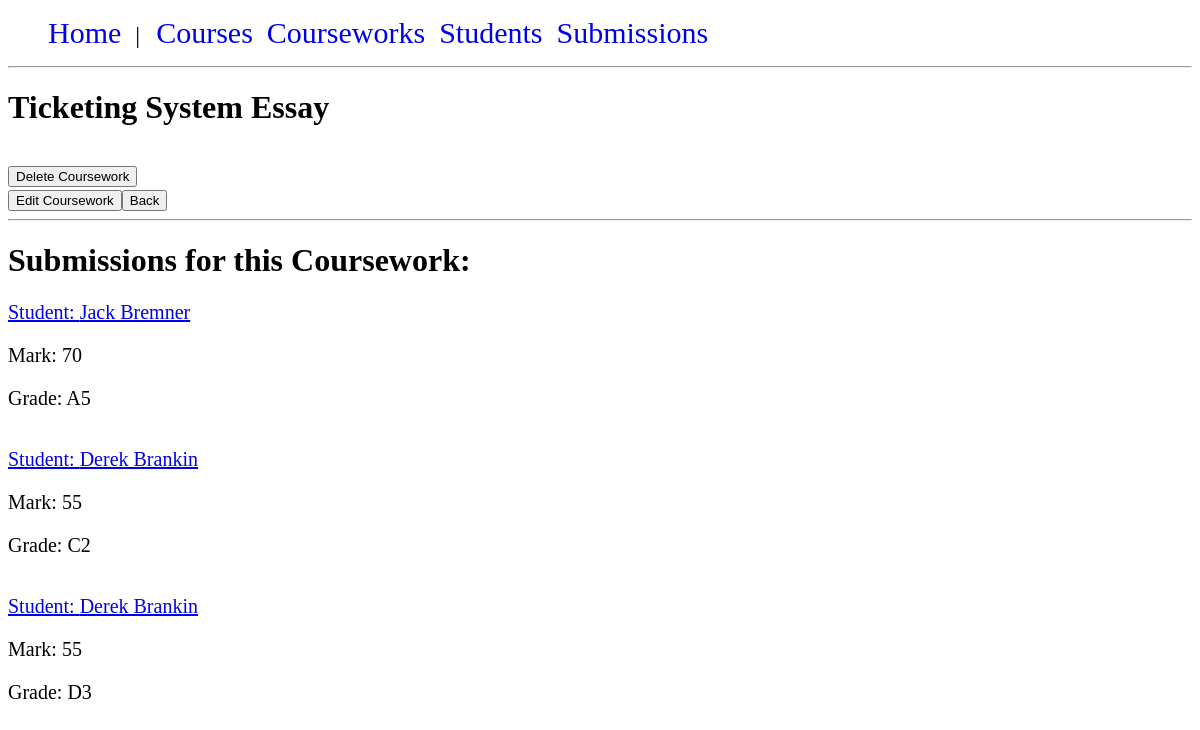
Page /courseworks/coursework_details.php?id=2 on the committed database.
### tables this page shows
CREATE TABLE "courseworks" (
	"coursework_id"	INTEGER NOT NULL PRIMARY KEY AUTOINCREMENT UNIQUE,
	"name"	TEXT(50) NOT NULL,
	"course_id"	INTEGER NOT NULL,
	"deadline"	DATE NOT NULL,
	"credit_weight"	INTEGER NOT NULL,
	"feedback_due_date"	DATE NOT NULL,
	FOREIGN KEY("course_id") REFERENCES "courses"("course_id")
);

CREATE TABLE "submissions" (
	"submission_id"	INTEGER NOT NULL PRIMARY KEY AUTOINCREMENT UNIQUE,
	"coursework_id"	INTEGER NOT NULL,
	"student_id"	INTEGER NOT NULL,
	"mark"	INTEGER(100),
	"hand_in_date"	DATE NOT NULL,
	"second_submission"	BOOLEAN NOT NULL DEFAULT 0,
	"grade_id"	INTEGER NOT NULL,
	FOREIGN KEY("coursework_id") REFERENCES "courseworks"("coursework_id"),
	FOREIGN KEY("student_id") REFERENCES "students"("student_id")
);

CREATE TABLE "students" (
	"student_id"	INTEGER NOT NULL UNIQUE,
	"name"	TEXT(50) NOT NULL,
	PRIMARY KEY("student_id")
);

CREATE TABLE "grades" (
	"grade_id"	INTEGER NOT NULL PRIMARY KEY AUTOINCREMENT,
	"grade"	TEXT(3) NOT NULL UNIQUE
);

### courseworks/coursework_functions.php (called while the page is built, shortened)
<?php
if (php_sapi_name() == "cli") {
    require_once getcwd() . '../database/dbconnection.php';
    require_once getcwd() . '../grades/grade_functions.php';
} else {
    require_once $_SERVER['DOCUMENT_ROOT'] . '/database/dbconnection.php';
}
function getCourseworkById($coursework_id)
{
    $query = "SELECT *, c.name as course_name, cworks.name as coursework_name FROM courseworks cworks
              JOIN courses c on cworks.course_id = c.course_id
              WHERE coursework_id=?";
    $coursework = DB::run($query, [$coursework_id])->fetch(PDO::FETCH_ASSOC);
    return $coursework;
}
function getSubmissionsByCourseworkId($coursework_id)
{
    $query = "SELECT submission_id, hand_in_date, name as student_name, mark, grade FROM submissions sub
              JOIN students stu ON sub.student_id = stu.student_id
              JOIN grades g ON sub.grade_id = g.grade_id
              WHERE coursework_id = ?";
    $submissions = DB::run($query, [$coursework_id])->fetchAll(PDO::FETCH_ASSOC);
    return $submissions;
}

### database/dbconnection.php (called while the page is built, shortened)
<?php
class DB {
    private static $instance = null;
    private static $pdo;
    public function __construct() {
        if (php_sapi_name() == "cli") {
            self::$pdo = new PDO("sqlite:database/courseworkapp.db");
        }
        else {
            self::$pdo = new PDO("sqlite:".$_SERVER['DOCUMENT_ROOT']."/database/courseworkapp.db");
        }
}
    public static function getInstance() : DB {
        if(!self::$instance)
        {
            self::$instance = new DB();
        }
        return self::$instance;
    }
    public static function run($sql, $params = NULL) {
        $stmt = self::$pdo->prepare($sql);
        $stmt->execute($params);
        return $stmt;
    }
}

### courseworks/coursework_details.php (the view, shortened to what this page needs)
<?php
require_once 'coursework_functions.php';
$coursework_id = htmlspecialchars($_GET["id"]);
$coursework = getCourseworkById($coursework_id);
$submissions = getSubmissionsByCourseworkId($coursework_id);
if ($coursework) {
    echo '<h1>' . $coursework['coursework_name'] . '</h1>';
    echo '<br>';
    echo '<form action="" method="post">
            <input type="hidden" name="delete" value="' . $coursework_id . '"/>
            <input type="submit" value="Delete Coursework">
        </form>';
    echo '<a href=edit_coursework_form.php?id=' . $coursework_id . '><button>Edit Coursework</button></a>';
    echo '<button type="button" onclick="javascript:history.back()">Back</button>';
    echo '<br>';
    echo '<hr>';
    echo '<h1>Submissions for this Coursework: </h1>';
    if ($submissions) {
        foreach ($submissions as $submission) {
            echo "<a href='/submissions/submission_details.php?id=" . $submission['submission_id'] . "'> Student: ". $submission['student_name'] . "</a>";
            if ($submission['mark']) {
                echo '<p>Mark: ' . $submission['mark'] . '</p>';
                echo '<p>Grade: ' . $submission['grade'] . '</p>';
            }
        }
    } else {
        echo '<p>This Coursework has no Submissions yet</p>';
    }
} else {
    echo 'There was a problem, please try again';
}

### css/stylesheet.css (style rules this page uses)
#menu ul { list-style: none; }
#menu li { display: inline; padding-right: 10px; font-size: 24px; }
#menu a { text-decoration: none; font-size: 30px; }
a, p { font-size: 20px; }

### rows in the picture
courseworks: name "Ticketing System Essay"
submissions: student.name "Jack Bremner", mark "70", grade.grade "A5"
submissions: student.name "Derek Brankin", mark "55", grade.grade "C2"
submissions: student.name "Derek Brankin", mark "55", grade.grade "D3"
